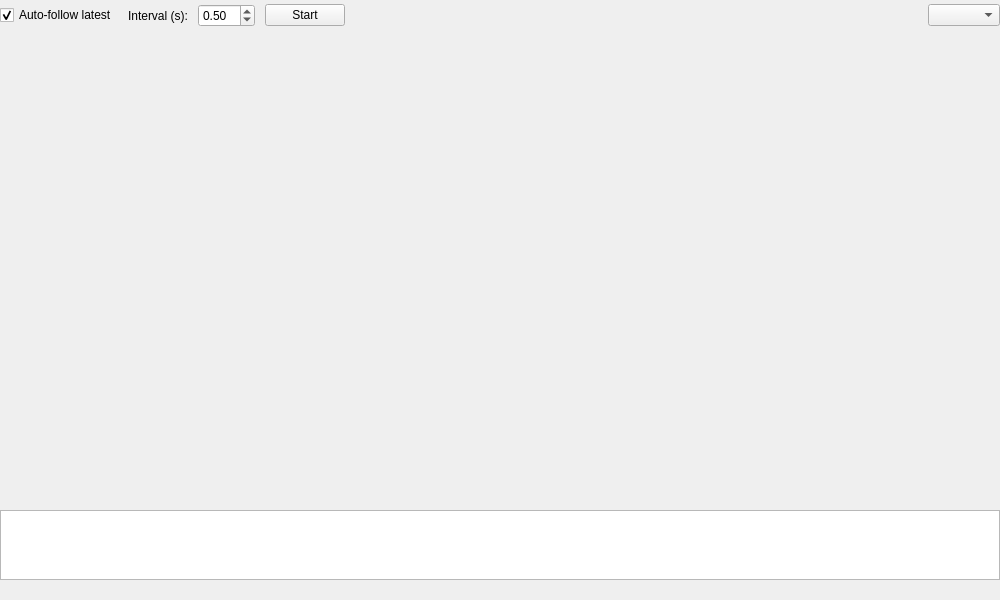
<?xml version="1.0" encoding="UTF-8"?>
<ui version="4.0">
 <class>MainWindow</class>
 <widget class="QMainWindow" name="MainWindow">
  <property name="geometry">
   <rect>
    <x>0</x>
    <y>0</y>
    <width>1000</width>
    <height>600</height>
   </rect>
  </property>
  <property name="windowTitle">
   <string>MSMS</string>
  </property>
  <widget class="QWidget" name="centralWidget">
   <layout class="QVBoxLayout" name="verticalLayout" stretch="1,99,1,1">
    <property name="spacing">
     <number>2</number>
    </property>
    <property name="leftMargin">
     <number>0</number>
    </property>
    <property name="topMargin">
     <number>4</number>
    </property>
    <property name="rightMargin">
     <number>0</number>
    </property>
    <property name="bottomMargin">
     <number>4</number>
    </property>
    <item>
     <layout class="QHBoxLayout" name="controlsLayout">
      <property name="spacing">
       <number>10</number>
      </property>
      <item>
       <widget class="QCheckBox" name="followCheckBox">
        <property name="text">
         <string>Auto-follow latest</string>
        </property>
        <property name="checked">
         <bool>true</bool>
        </property>
       </widget>
      </item>
      <item>
       <widget class="QLabel" name="intervalLabel">
        <property name="text">
         <string>Interval (s):</string>
        </property>
       </widget>
      </item>
      <item>
       <widget class="QDoubleSpinBox" name="intervalSpinBox">
        <property name="decimals">
         <number>2</number>
        </property>
        <property name="minimum">
         <double>0.010000000000000</double>
        </property>
        <property name="maximum">
         <double>10.000000000000000</double>
        </property>
        <property name="singleStep">
         <double>0.100000000000000</double>
        </property>
        <property name="value">
         <double>0.500000000000000</double>
        </property>
       </widget>
      </item>
      <item>
       <widget class="QPushButton" name="startStopButton">
        <property name="text">
         <string>Start</string>
        </property>
       </widget>
      </item>
      <item>
       <spacer name="horizontalSpacer">
        <property name="orientation">
         <enum>Qt::Orientation::Horizontal</enum>
        </property>
        <property name="sizeHint" stdset="0">
         <size>
          <width>40</width>
          <height>20</height>
         </size>
        </property>
       </spacer>
      </item>
      <item>
       <widget class="QComboBox" name="chartComboBox"/>
      </item>
     </layout>
    </item>
    <item>
     <widget class="PlotWidget" name="plotWidget" native="true"/>
    </item>
    <item>
     <widget class="QTextBrowser" name="logTextBrowser">
      <property name="minimumSize">
       <size>
        <width>0</width>
        <height>70</height>
       </size>
      </property>
      <property name="font">
       <font>
        <pointsize>12</pointsize>
       </font>
      </property>
     </widget>
    </item>
    <item>
     <widget class="QLabel" name="infoLabel">
      <property name="text">
       <string/>
      </property>
      <property name="indent">
       <number>8</number>
      </property>
     </widget>
    </item>
   </layout>
  </widget>
 </widget>
 <customwidgets>
  <customwidget>
   <class>PlotWidget</class>
   <extends>QWidget</extends>
   <header>pyqtgraph</header>
   <container>1</container>
  </customwidget>
 </customwidgets>
 <resources/>
 <connections>
  <connection>
   <sender>intervalSpinBox</sender>
   <signal>valueChanged(double)</signal>
   <receiver>MainWindow</receiver>
   <slot>on_intervalSpinBox_valueChanged(double)</slot>
   <hints>
    <hint type="sourcelabel">
     <x>236</x>
     <y>20</y>
    </hint>
    <hint type="destinationlabel">
     <x>499</x>
     <y>299</y>
    </hint>
   </hints>
  </connection>
 </connections>
 <slots>
  <slot>on_intervalSpinBox_valueChanged(double)</slot>
 </slots>
</ui>
